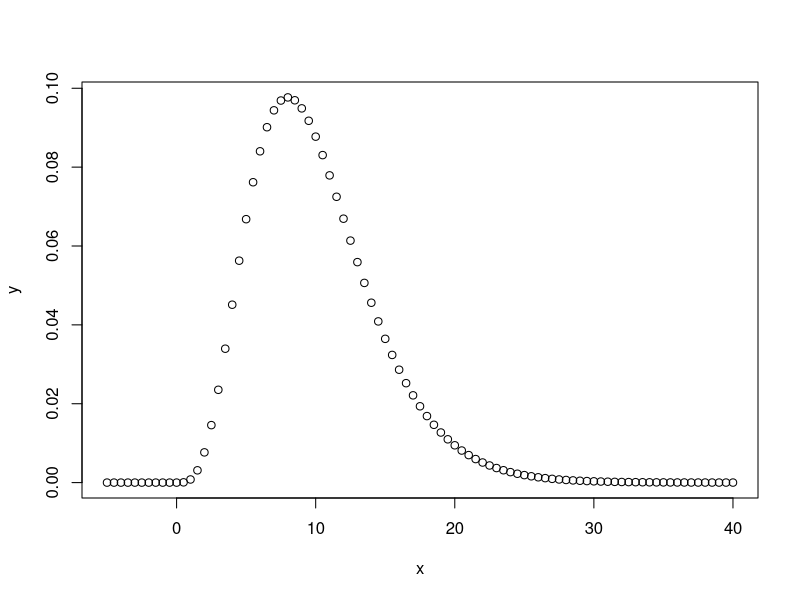
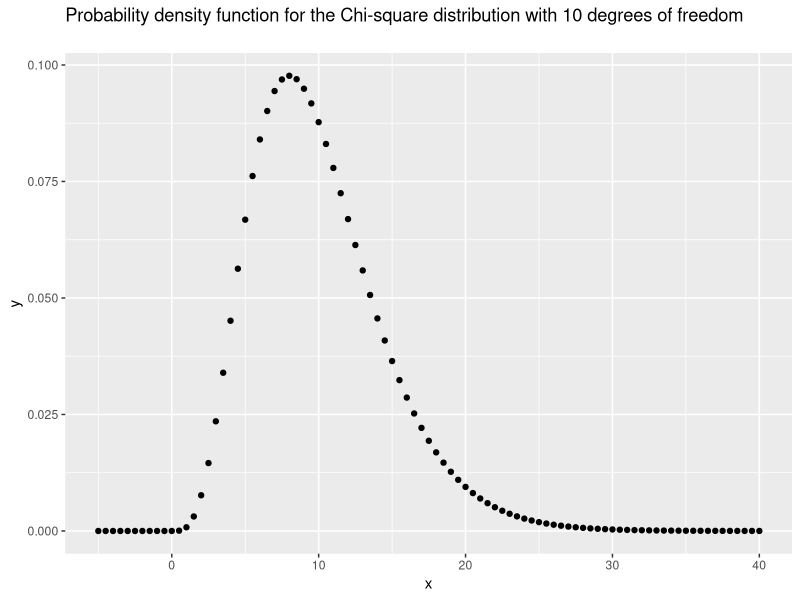

Recreate these plots in R, in order.
#---------------------------------------------------------------------------
# PMGT 634 Homework 5
# January 2011
# Andrew Heiss
#---------------------------------------------------------------------------

# Load required libraries
library(ggplot2)
library(timeDate)

# Part a
x <- seq(-5,40,by=.5)
y <- dchisq(x,df=10)
plot(x, y)
qplot(x, y, main="Probability density function for the Chi-square distribution with 10 degrees of freedom\n")

# Part b
# Generate a random sample of 50 observations
set.seed(12345)     # Just for consistency's sake
# rchisq() builds a sample
sample <- rchisq(50, df=10)

# Part c
round(mean(sample), 3)
round(median(sample), 3)
round(sd(sample), 3)
round(IQR(sample), 3)
round(skewness(sample), 3)
round(kurtosis(sample, method=c("excess")), 3)